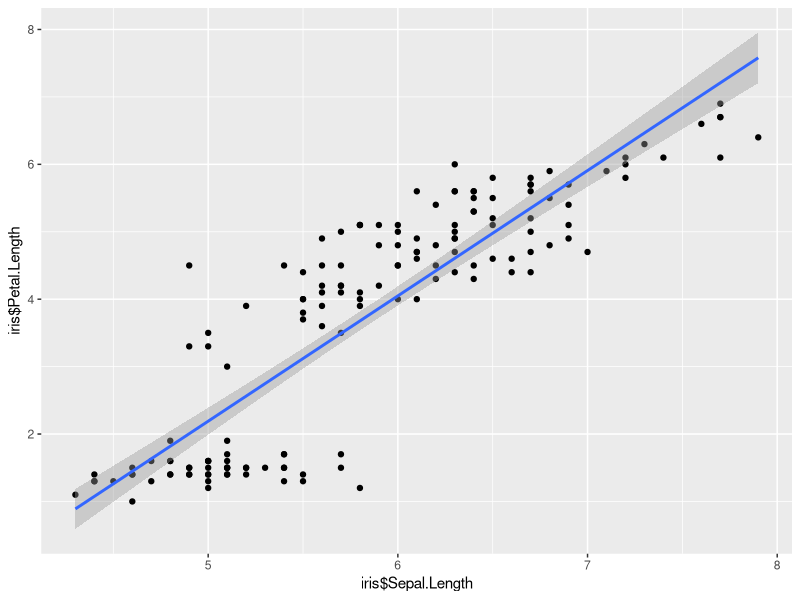
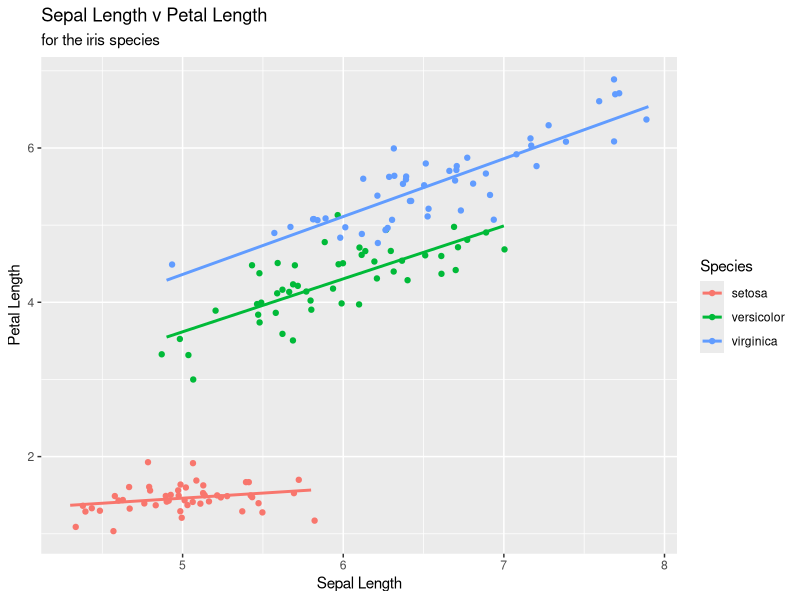
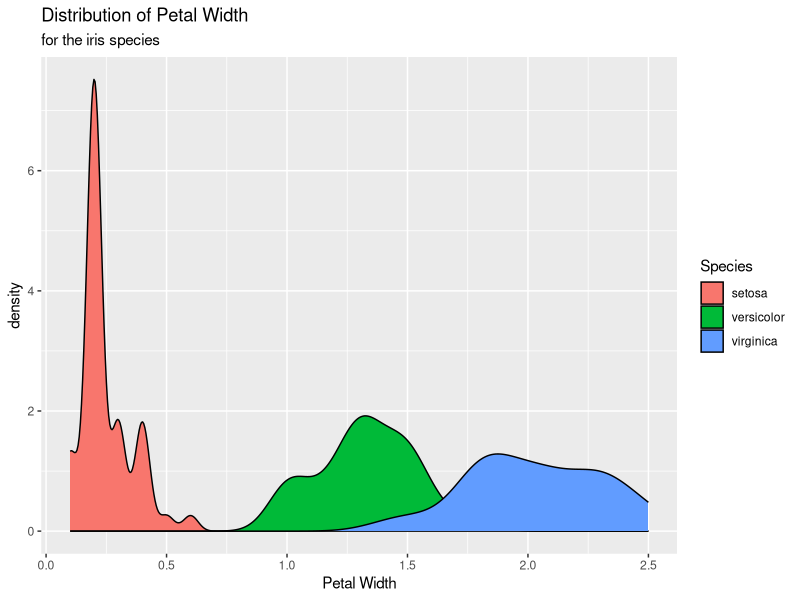
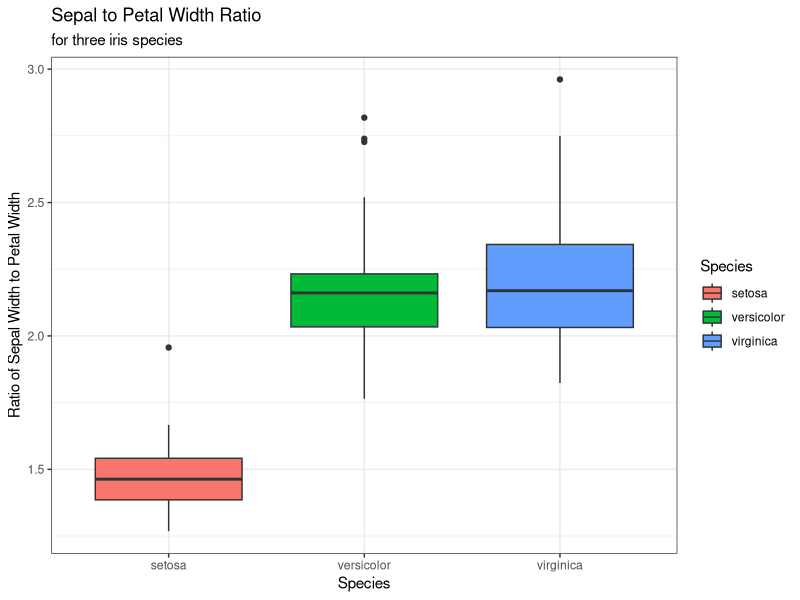

Write R code to recreate these figures, in order. (Note: this script raises an error after producing the figures.)
library(tidyverse)
library(ggplot2)

data("iris")

##1.  Load the "iris" data set ####
##2.  Duplicate the following 3 figures (on next 3 pages) and save them in your Assignment_5 directory as "iris_fig1.png", "iris_fig2.png", "iris_fig3.png", respectively.

##1 = scatter
##2 = density plot
##3 = boxplot
##4 = diverging bars


ggplot(iris, aes(x=iris$Sepal.Length, y=iris$Petal.Length)) + geom_point() +
 geom_smooth(method = "lm")

 ##ggplot(iris, aes(x=iris$Sepal.Length, y=iris$Petal.Length + 
  ##geom_point(aes(color=iris$Species),size=3) + 
  ##geom_smooth(method="lm",color="firebrick") + 
   
   
  ##labs(title="Area Vs Population", subtitle="From midwest dataset", color = "State",
    ##   y="log10 Population", x="Area (proportion of max)", caption="Midwest Demographics") +
  ##theme_minimal() +
    
    
  #1. 
  a <-  ggplot(iris, aes(iris$Sepal.Length, iris$Petal.Length)) 
  
  a + geom_jitter(aes(col=iris$Species)) + 
    geom_smooth(aes(col=iris$Species), method="lm", se=F)  +
    labs(title="Sepal Length v Petal Length", subtitle="for the iris species", color = "Species",
         y="Petal Length", x="Sepal Length")
    
   
  #2.
  b <- ggplot(iris, aes(iris$Petal.Width))
  
  b + geom_density(aes(fill=factor(iris$Species))) + 
    labs(title="Distribution of Petal Width", 
         subtitle="for the iris species",
         x="Petal Width",
         fill="Species")
  
  
  #3.
 
  
  
  ggplot(iris, aes(y=iris$Sepal.Length/iris$Sepal.Width, x=iris$Species, fill = iris$Species)) + geom_boxplot() +
    theme_bw() +
   labs(title = "Sepal to Petal Width Ratio",
              subtitle = "for three iris species",
                x = "Species",
                y= "Ratio of Sepal Width to Petal Width",
                fill = "Species")
               
  
  
  #4 Diverging Bars - not correct
  
  # find decreasing order of deviancesep
  devorder = as.character(order(devianceSep,decreasing = TRUE))
  
  iris$Species
  ggplot(iris, aes(y=devianceSep, x=1:nrow(iris), label=Species)) + 
    geom_bar(stat='identity', width=.5,position = "dodge")  +
    # scale_fill_manual(name="Species", 
    #                   labels = iris@Species, 
    #                   values = c("above"="#00ba38", "below"="#f8766d", "#FF9900")) + 
    labs(subtitle="Mean", 
         title= "Deviation")+
    scale_y_discrete(breaks = as.numeric(devorder)) +
    coord_flip() +
    theme_minimal()
  guides(fill = FALSE)
  
  
  
  ###send file as png to Assignment_5 file
  
  png(filename = "../../../Data_Course_Money/Assignments/Assignment_5/divergingbars_graph.png")
  
  ggplot(iris, aes(y=devianceSep, x=1:nrow(iris), label=Species)) + 
    geom_bar(stat='identity', width=.5,position = "dodge")  +
    # scale_fill_manual(name="Species", 
    #                   labels = iris@Species, 
    #                   values = c("above"="#00ba38", "below"="#f8766d", "#FF9900")) + 
    labs(subtitle="Mean", 
         title= "Deviation")+
    scale_y_discrete(breaks = as.numeric(devorder)) +
    coord_flip() +
    theme_minimal()
  guides(fill = FALSE)
  
  dev.off()
  
  
  
  
  
  
  
  
  
  
  # ggplot(iris, aes(x='Distance from the mean', y=Species, label=Species)) + 
  #   geom_bar(stat='identity', aes(fill = Species), width=.5)  + coord
  #   scale_fill_manual(name="Species", 
  #                     labels = c("Above Average", "Below Average"), 
  #                    values = c("above"="#00ba38", "below"="#f8766d")) + 
  #   labs(subtitle="Mean", 
  #        title= "Diverging Bars") + 
  #   coord_flip()
  
    # devianceSep <- iris$Sepal.Length - mean(iris$Sepal.Length)
    # 
    # 
    # ggplot(data = iris,
    #        aes(x = iris$Species, y = devianceSep,
    #            fill = iris$Species))+
    #   geom_bar(stat = "identity") +
    #   coord_flip() +
    # 
    # 
    #   labs(x = "Distance from the Mean",
    #        title = "Sepal length deviation from the mean of observations",
    #        subtitles = "")+
    #   theme_minimal()+
    #   guides(fill = FALSE)
    # 
    # 
    # # find decreasing order of deviancesep
    # devorder = as.character(order(devianceSep,decreasing = TRUE))
    # 
    # iris$Species
    # ggplot(iris, aes(y=devianceSep, x=1:nrow(iris), label=Species)) + 
    #   geom_bar(stat='identity', width=.5,position = "dodge")  +
    #   # scale_fill_manual(name="Species", 
    #   #                   labels = iris@Species, 
    #   #                   values = c("above"="#00ba38", "below"="#f8766d", "#FF9900")) + 
    #   labs(subtitle="Mean", 
    #        title= "Deviation")+
    #   scale_y_discrete(breaks = as.numeric(devorder)) +
    #   coord_flip() +
    #   theme_minimal()
    # guides(fill = FALSE)
    # 
    
    #ggplot(iris, aes(x= 'deviationSep', y=iris$Species, label=iris$Species)) + 
     # geom_bar(stat='identity', aes(fill=iris$Species), width=.5)  +
     # scale_fill_manual(name="Species", 
      #                  labels = c("Above Average", "Below Average"), 
       #                 values = c("above"="#00ba38", "below"="#f8766d", "#FF9900")) + 
      #labs(subtitle="Mean", 
       #    title= "Deviation") + 
      #coord_flip()
    
   
  ##scale_color_manual(values=pal)






